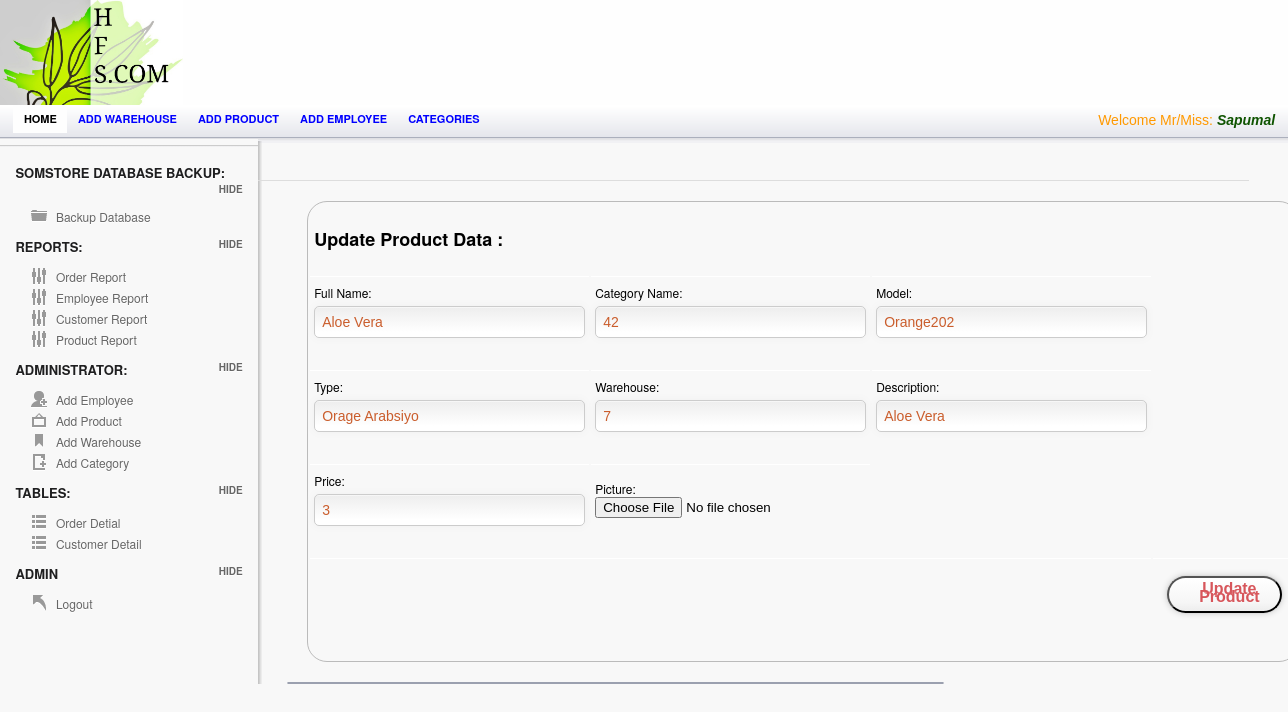
Screenshot of /Admin/prodViewUpdate.php?update=1 (signed in) with the database file from the repository.
### tables this page shows
CREATE TABLE `employee` (
  `Employee_ID` int(95) NOT NULL AUTO_INCREMENT,
  `Employee_Name` varchar(25) NOT NULL,
  `Username` varchar(25) NOT NULL,
  `Password` varchar(25) NOT NULL,
  `Picture` varchar(255) NOT NULL,
  PRIMARY KEY (`Employee_ID`)
);

CREATE TABLE `product` (
  `Product_ID` int(255) NOT NULL AUTO_INCREMENT,
  `productName` varchar(77) NOT NULL,
  `Category_ID` int(255) NOT NULL,
  `Model` varchar(50) NOT NULL,
  `Type` varchar(50) NOT NULL,
  `Warehouse_ID` int(255) NOT NULL,
  `Description` varchar(500) NOT NULL,
  `Price` varchar(255) NOT NULL,
  `Picture` varchar(255) NOT NULL,
  PRIMARY KEY (`Product_ID`),
  KEY `Category_ID` (`Category_ID`),
  KEY `Warehouse_ID` (`Warehouse_ID`),
  CONSTRAINT `product_ibfk_1` FOREIGN KEY (`Category_ID`) REFERENCES `category` (`Category_ID`),
  CONSTRAINT `product_ibfk_2` FOREIGN KEY (`Warehouse_ID`) REFERENCES `warehouse` (`Warehouse_ID`)
);

### session.php (called while the page is built, shortened)
<?php
include('config.php');
$check=$_SESSION['login_username'];
$session=mysqli_query($mysqli, "select Username from employee where Username='$check' ");
$row=mysqli_fetch_array($session);
$login_session=$row['Username'];
?>

### Admin/prodViewUpdate.php (the view, shortened to what this page needs)
	<?php
include("../session.php");
	include("../config.php");
	?>
<!doctype html>
<html lang="en">
<head>
	<link rel="stylesheet" href="css/layout.css" type="text/css" media="screen" />
</head>
<body>
<div id="container">
	   <div id="header">
		<div id="logo-banner">
				<div id="logo">
					<a href="index.php"><img src="images/logo.png" alt="" /></a>
				</div>
				<div id="banner">
				</div>
		</div>
		</div>
	<div id="content-wrap">
	<section id="secondary_bar">
             <nav>
                <ul>
                    <li class="selected"><a href="index.php">Home</a></li>
                    <li><a href="add_warehouse.php">Add warehouse</a></li>
                    <li><a href="add_product.php">Add product</a></li>
                    <li><a href="Employee.php">Add employee</a></li>
                    <li><a href="add_category.php">Categories</a></li>
                    <li class="logout"> <span class="check"> <?php echo "Welcome Mr/Miss:   ". "<font color='##fa5400'><i><b>".$login_session."</b></i></font>" ;?> </span></li>
                </ul>
            </nav>
	</section>
<aside id="sidebar" class="column">
		<hr/>
		<h3> SomStore Database Backup:</h3>
		<ul class="toggle">
		    <li class="icn_folder"><a href="Backup.php">Backup Database</a></li>
		</ul>
		<h3>Reports:</h3>
		<ul class="toggle">
		    <li class="icn_settings"><a href="a_report.php" target="_blank">Order Report</a></li>
			<li class="icn_settings"><a href="EmployeeReport.php">Employee Report</a></li>
			<li class="icn_settings"><a href="CustomerReport.php">Customer Report</a></li>
			<li class="icn_settings"><a href="ProductReport.php"> Product Report</a></li>
		</ul>
		<h3>Administrator:</h3>
		<ul class="toggle">
		    <li class="icn_add_user"><a href="Employee.php">Add Employee</a></li>
			<li class="icn_photo"><a href="add_product.php">Add Product</a></li>
			<li class="icn_tags"><a href="add_warehouse.php">Add Warehouse</a></li>
			<li class="icn_new_article"><a href="add_category.php">Add Category</a></li>
		</ul>
        <h3>Tables:</h3>
		<ul class="toggle">
		    <li class="icn_categories"><a href="order.php">Order Detial</a></li>
     		<li class="icn_categories"><a href="customerTable.php">Customer Detail</a></li>
		</ul>
		<h3>Admin</h3>
		<ul class="toggle">
			<li class="icn_jump_back"><a href="../logout.php">Logout</a></li>
		</ul>
	</aside>
	<section id="main" class="column">
<?php
$update=$_GET['update'];
$result = mysqli_query($mysqli,"SELECT * FROM product  where Product_ID ='$update'");
?>
<?php if($row = mysqli_fetch_array($result))
  {?>
	<div id="form_wrapper" class="form_wrapper">
		 <table>
					<form class="register active" action="prodUpdate.php" method="POST" autocomplete="off">
					<th colspan="3"><h2>Update Product Data :</h2> </th>
   <tr>
    <td>
	  <label>Full Name:</label>
		<input type="text" id="fname" name="fname" value="<?php echo $row['productName'];?>"  placeholder="Full name" required>
	</td>
    <td>
	<label>Category Name:</label>
		<input type="text" id="cname" name="cname" value="<?php echo $row['Category_ID'];?>" placeholder="User name" required>
	</td>
    <td>
	<label>Model:</label>
		<input type="text" id="model" name="model" value="<?php echo $row['Model'];?>" placeholder="User name" required>
   </td>
   </tr>
   <tr>
      <td>
	  <label>Type:</label>
		<input type="text" id="type" name="type" value="<?php echo $row['Type'];?>"  placeholder="Full name" required>
	</td>
   <td>
	<label>Warehouse:</label>
		<input type="text" id="whouse" name="whouse" value="<?php echo $row['Warehouse_ID'];?>" placeholder="User name" required>
   </td>
     <td>
	<label>Description:</label>
	<input type="text" id="desp" name="desp" value="<?php echo $row['Description'];?>" placeholder="User name" required>
   </td>
   </tr>
      <tr>
      <td>
	  <label>Price:</label>
		<input type="text" id="price" name="price" value="<?php echo $row['Price'];?>"  placeholder="Full name" required>
	</td>
   <td>
		<label> Picture:</label>
		<input type="file" name="picture" id="picture"  value="<?php echo $row['Picture'];?>" placeholder="Full name" required>
   </td>
   </tr>
			<div class="bottom">
						<td colspan="3">
							<td colspan="3">
						<button type="submit"  name="submit" value="Update" class="a-btn"> <span class="a-btn-text">Update Product</span></button>
						</td>
						</td>
						</div>
	</form>
	</table>
	</div>
         <?php }?>
		<article class="module width_3_quarter">
	    </article>
	</section>
          </div>
   </div>
</body>
</html>

### rows the page displays
employee: Username "Sapumal"
product: fname "Aloe Vera", cname "42", model "Orange202", type "Orage Arabsiyo", whouse "7", desp "Aloe Vera", price "3"
